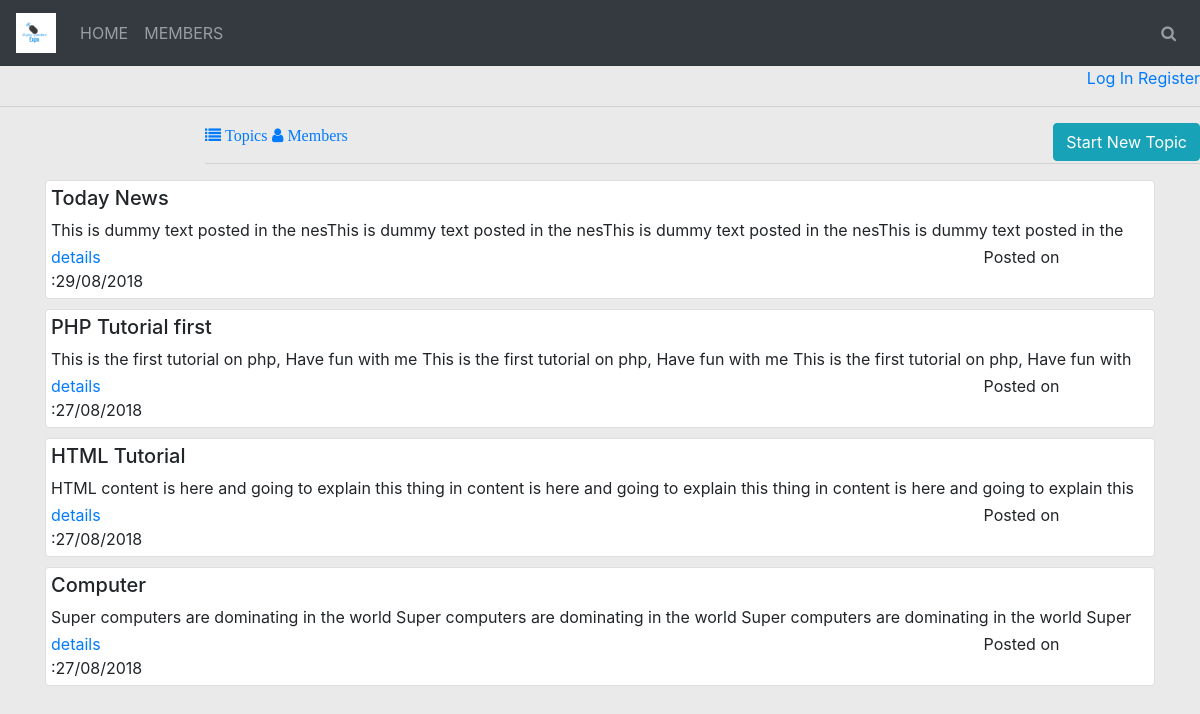
The page / on the database its author committed.
### tables this page shows
CREATE TABLE IF NOT EXISTS `content` (
  `id` int(11) NOT NULL AUTO_INCREMENT,
  `email` varchar(50) NOT NULL,
  `title` varchar(100) NOT NULL,
  `content` varchar(1000) NOT NULL,
  `category` varchar(30) NOT NULL,
  `date` varchar(50) DEFAULT NULL,
  PRIMARY KEY (`id`)
);

### index.php (called while the page is built)
<?php
include_once("connect.php");
include_once("home.php");
include_once("show_content.php");
?>

### show_content.php (the view, shortened to what this page needs)
<?php
require("connect.php");
include_once("home.php");
$sql = mysqli_query($con,"SELECT title,content,id,date FROM content order by title desc");
?>
<!DOCTYPE html>
<html>
<head>
</head>
<body>
<div class="container">
	<?php while($row = mysqli_fetch_array($sql)){ ?>
	<div class="card" style="padding: 5px;">
		<?php echo "<h5>".$row['title']."</h5>"; ?>
		<div class="over">
			<p><?php echo $row['content'];?></p>
		</div>
		<?php echo '<span><a  style="margin-right:80%;" href="details.php?id='.$row['id'].'">details</a> Posted on :'.$row['date'].'</span>';?>
	</div>
<?php } ?>
</div>
</body>
</html>

### home.php (style rules this page uses)
body { background-color: #eaeaea; }

### show_content.php (style rules this page uses)
.over { height: 27px;overflow: hidden; }
.card { margin-bottom: 10px; }

### rows shown on the page
content: title "Today News", content "This is dummy text posted in the nesThis is dummy text posted in the nesThis is dummy text posted in the nesThis is dummy text posted in the…", date "29/08/2018"
content: title "PHP Tutorial first", content "This is the first tutorial on php, Have fun with me This is the first tutorial on php, Have fun with me This is the first tutorial on php, Have fun with…", date "27/08/2018"
content: title "HTML Tutorial", content "HTML content is here and going to explain this thing in content is here and going to explain this thing in content is here and going to explain this…", date "27/08/2018"
content: title "Computer", content "Super computers are dominating in the world Super computers are dominating in the world Super computers are dominating in the world Super…", date "27/08/2018"
